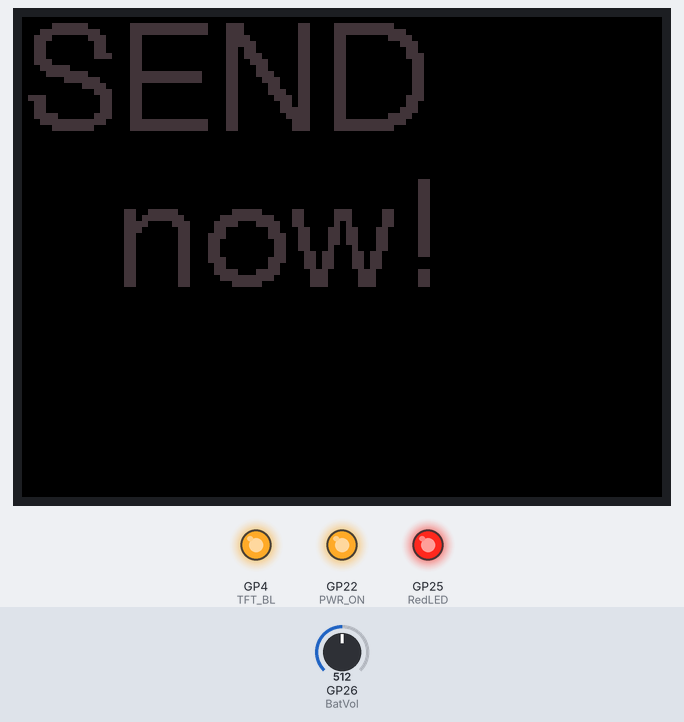
Bench run of a sketch on a simulated Raspberry Pi Pico. Parts: 320×240 colour display, output pins drawn as LEDs (lit = HIGH). The inputs (shaded band) are chosen by the test bench; at power-on: GP26 (BatVol) = 512. Random numbers use the default seed unless the sketch sets one; what the sketch prints to the serial monitor is not drawn.

Above: at 1.4 s.
1.5 s: GP26 (BatVol) set to 716
At 3.0 s:
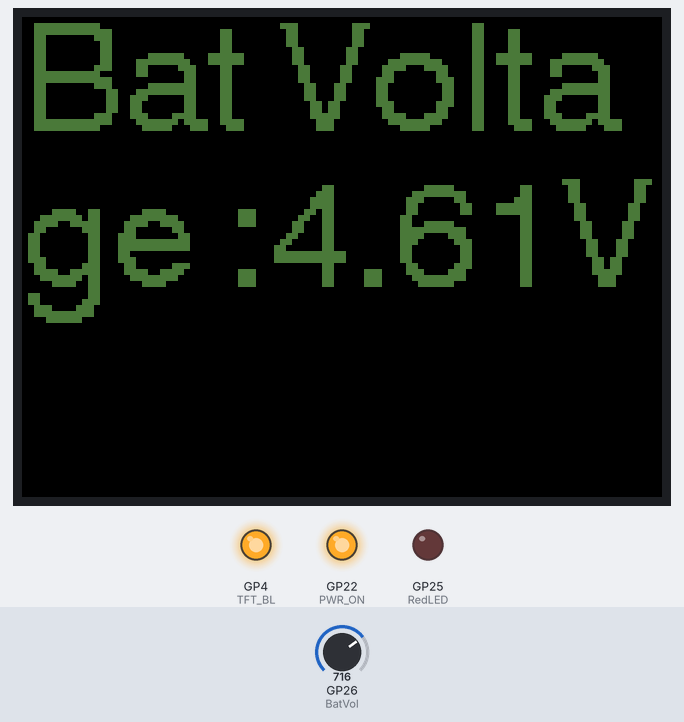
8.0 s: GP26 (BatVol) set to 900
At 11.0 s:
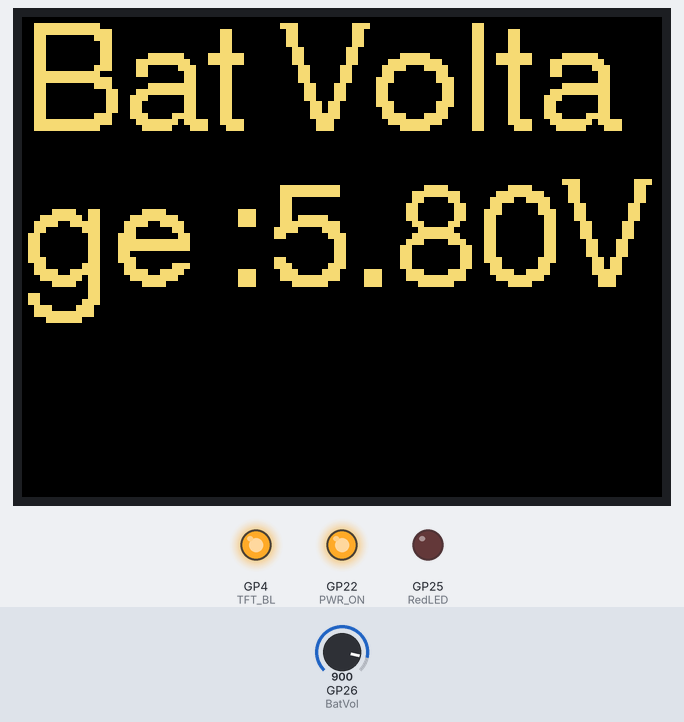
18.2 s: GP26 (BatVol) set to 1023
At 20.3 s:
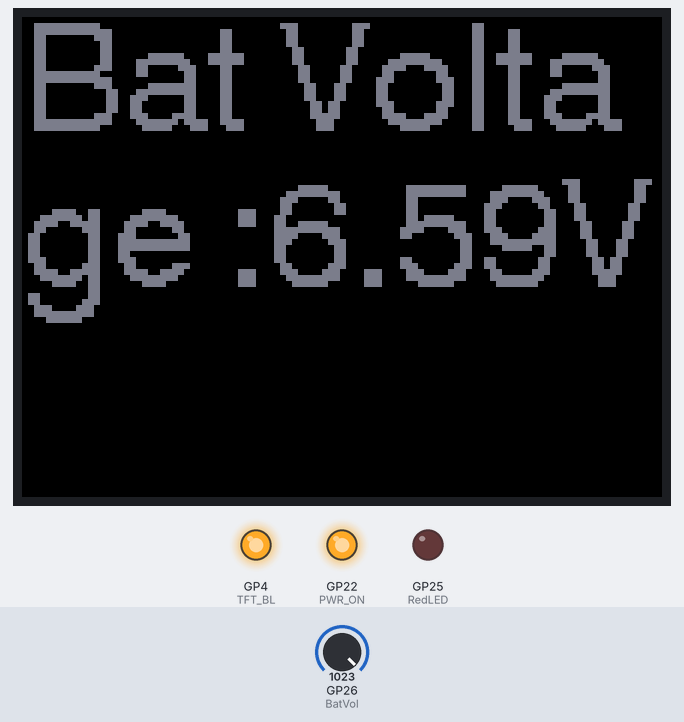
Timing chart, 0 to 68.6 s (numbered marks = the images above; inputs shaded):
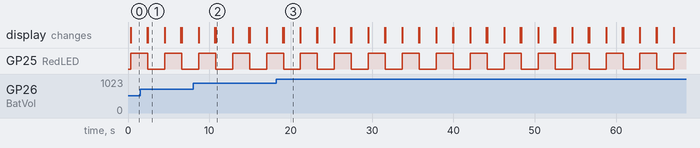

The sketch:

text_2.ino
```cpp
#include <TFT_eSPI.h>
#include <stdio.h>
#include "hardware/adc.h"

/*
#define TFT_MISO -1
#define TFT_MOSI 3
#define TFT_SCLK 2
#define TFT_CS 5  // Chip select control pin
#define TFT_DC 1  // Data Command control pin
#define TFT_RST 0 // Reset pin (could connect to RST pin) */
#define TFT_BL 4
#define PWR_ON 22
#define BOTTON1 6
#define BOTTON2 7
#define RedLED 25
#define BatVol 26

#define LOAD_FONT8

TFT_eSPI tft = TFT_eSPI();
const float conversion_factor = 3.3f / (1 << 12);


void setup(){

  pinMode(PWR_ON, OUTPUT);
  digitalWrite(PWR_ON, 1);
  pinMode(TFT_BL, OUTPUT);
  analogWrite(TFT_BL, 0);
  pinMode(RedLED, OUTPUT);
  pinMode(BatVol, INPUT);

  Serial.begin(115200);   //115200
  adc_init();
  adc_gpio_init(26);
  adc_select_input(0);
  tft.init();
  tft.fillScreen(TFT_BLACK);
  tft.setRotation(3);                     //向き
  tft.setTextSize(3);
  tft.setTextFont(4);
  tft.setSwapBytes(true);
  delay(25);
  analogWrite(TFT_BL, 255);
  Serial.println("Hello Pico");
}

void loop(){

    tft.fillScreen(TFT_BLACK);
    tft.setCursor(0, 0);
    tft.setTextColor(random(TFT_WHITE));
    tft.println("SEND");
    tft.print("   now!");
digitalWrite(RedLED, !digitalRead(RedLED));
delay(2000);

    tft.fillScreen(TFT_BLACK);
    tft.setCursor(0, 0);
    tft.setTextColor(random(TFT_WHITE));
    tft.printf("Bat Voltage :%3.2fV", 2 * adc_read() * conversion_factor);
digitalWrite(RedLED, !digitalRead(RedLED));
delay(2000);

}
```

Measured:
- by itself, GP25 (RedLED): alternates HIGH for 2.1 s and LOW for 2.1 s
- what the display in image 1 shows lasts 2.1 s, from 2.4 s to 4.5 s
